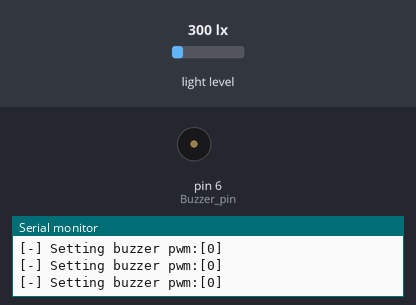
A sketch run on a simulated Arduino Nano, built with avr-gcc and run on an emulated ATmega328P. Parts: buzzer (waves = sounding), the last lines printed to the serial monitor. The inputs (shaded band) are chosen by the test bench; at power-on: light level 300 lx.

Above: at 1.3 s.
1.4 s: light level set to 286 lx
At 2.8 s:
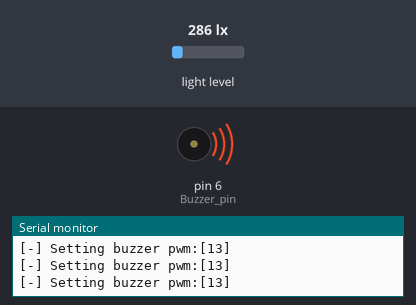
Timing chart, 0 to 4.4 s (numbered marks = the images above; inputs shaded):
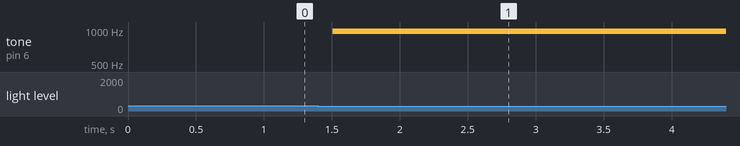

The sketch:

Course8-2.ino
```cpp
#include <BH1750.h>
#include <Wire.h>

#define lightSensor_Address 0x5c
#define Buzzer_pin 6

/*
  BH1750 can be physically configured to use two I2C addresses:
    - 0x23 (most common) (if ADD pin had < 0.7VCC voltage)
    - 0x5C (if ADD pin had > 0.7VCC voltage)

  Library uses 0x23 address as default, but you can define any other address.
  If you had troubles with default value - try to change it to 0x5C.

*/
BH1750 lightMeter(lightSensor_Address);

void setup() {
  Serial.begin(9600);
  // Initialize the I2C bus (BH1750 library doesn't do this automatically)
  Wire.begin();
  /*
    BH1750 has six different measurement modes. They are divided in two groups;
    continuous and one-time measurements. In continuous mode, sensor
    continuously measures lightness value. In one-time mode the sensor makes
    only one measurement and then goes into Power Down mode.

    Each mode, has three different precisions:

      - Low Resolution Mode - (4 lx precision, 16ms measurement time)
      - High Resolution Mode - (1 lx precision, 120ms measurement time)
      - High Resolution Mode 2 - (0.5 lx precision, 120ms measurement time)

    By default, the library uses Continuous High Resolution Mode, but you can
    set any other mode, by passing it to BH1750.begin() or BH1750.configure()
    functions.

    [!] Remember, if you use One-Time mode, your sensor will go to Power Down
    mode each time, when it completes a measurement and you've read it.

    Full mode list:

      BH1750_CONTINUOUS_LOW_RES_MODE
      BH1750_CONTINUOUS_HIGH_RES_MODE (default)
      BH1750_CONTINUOUS_HIGH_RES_MODE_2

      BH1750_ONE_TIME_LOW_RES_MODE
      BH1750_ONE_TIME_HIGH_RES_MODE
      BH1750_ONE_TIME_HIGH_RES_MODE_2
  */
  if (lightMeter.begin(BH1750::CONTINUOUS_HIGH_RES_MODE, lightSensor_Address, &Wire)) {
    Serial.println(F("BH1750 Advanced begin"));
  } else {
    Serial.println(F("Error initialising BH1750"));
  }
}

void loop() {
  if (lightMeter.measurementReady(true)) {
    float lux = lightMeter.readLightLevel();
    // Serial.print("[-] Light: [");
    // Serial.print(constrain(lux, 0, 300));
    // Serial.println("] lx");

    int luxToPWM = 255 - map(constrain(lux, 0, 300), 0, 300, 0, 255);
    Serial.print("[-] Setting buzzer pwm:[");
    Serial.print(luxToPWM);
    Serial.println("]");
    analogWrite(Buzzer_pin, luxToPWM);
  }
  delay(500);
}
```

Measured:
- the behaviour switches between 300 and 299 lx on light level (found by bisection; images 0 and 1)
- after the input at 1.4 s, tone on pin 6 (Buzzer_pin): silent → 977 Hz after 0.10 s
